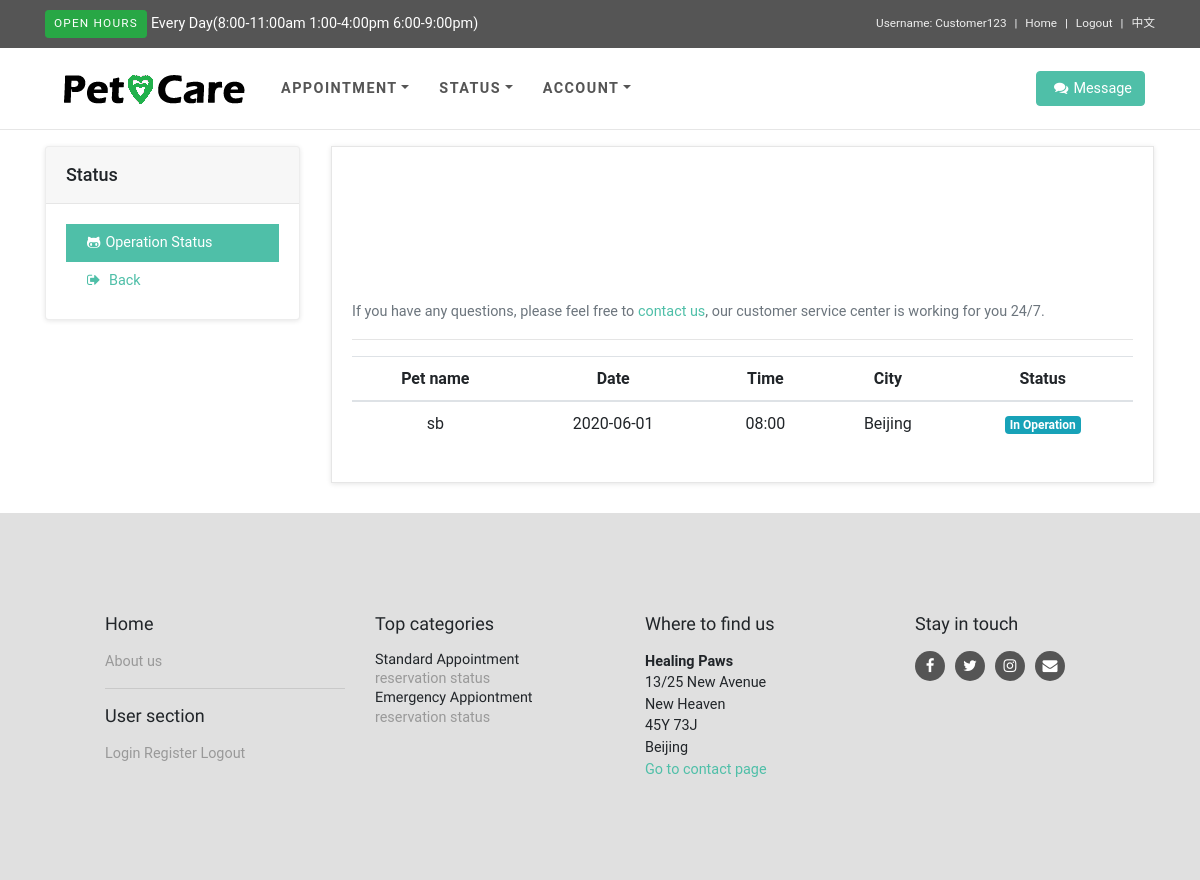
Page /status_sur (signed in) on the committed database.
### blogapp/models.py (models this page shows, shortened)
class Customer(db.Model):
	id = db.Column(db.Integer, primary_key=True)
	username = db.Column(db.String(64), index=True, unique=True)
	email = db.Column(db.String(120), index=True, unique=True)
	password_hash = db.Column(db.String(128))
	pets = db.relationship('Pet', backref='customer', lazy='dynamic')
	phone = db.Column(db.Integer, index=True)
	firstname = db.Column(db.String(64), index=True)
	lastname = db.Column(db.String(64), index=True)
	appointment = db.relationship('Appointment', backref='customer', lazy='dynamic')
	posts = db.relationship('Post', backref='author', lazy='dynamic')

class Pet(db.Model):
	id = db.Column(db.Integer, primary_key=True)
	name = db.Column(db.String(64), index=True)
	type = db.Column(db.String(64), index=True)
	old = db.Column(db.Integer, index=True)
	gender = db.Column(db.String(64), index=True)
	customer_id = db.Column(db.Integer, db.ForeignKey('customer.id'))
	appointments = db.relationship('Appointment', backref='pet', lazy='dynamic')

class Appointment(db.Model):
	id = db.Column(db.Integer, primary_key=True)
	type = db.Column(db.String(64),index=True)
	date = db.Column(db.String(64), index=True)
	time = db.Column(db.String(64), index=True)
	city = db.Column(db.String(64), index=True)
	details = db.Column(db.String(120), index=True)
	pet_id = db.Column(db.Integer, db.ForeignKey('pet.id'))
	start = db.Column(db.DateTime, index=True, default=datetime.utcnow())
	end = db.Column(db.DateTime, index=True, default=datetime.utcnow())
	status = db.Column(db.String(64), index=True, default='Submitted')
	customer_id = db.Column(db.Integer, db.ForeignKey('customer.id'))

### blogapp/routes.py (the view)
@app.route('/status_sur', methods=['GET', 'POST'])
def status_sur():
	session['current_path'] = request.path
	user = {'username': 'User'}
	username = session.get("USERNAME")
	if not session.get("USERNAME") is None:
		customer_in_db = Customer.query.filter(Customer.username == session.get("USERNAME")).first()
		prev_posts = db.session.query(Pet, Appointment).filter(Pet.id == Appointment.pet_id ).all()
		return render_template('status_sur.html', title='record', user=user, username=username, prev_posts=prev_posts, customer_in_db=customer_in_db, language=language[render_languages()] )
	else:
		flash("User needs to either login or signup first")
		return redirect(url_for('login'))

### blogapp/routes.py (called while the page is built)
def render_languages():
    if not 'lang' in session:
        session['lang'] = 'en'
    return session['lang']

### blogapp/templates/status_sur.html
{% extends "customer_base.html" %}
{% block content %}
              <div class="card sidebar-menu">
                <div class="card-header">
                  <h3 class="h4 card-title">{{language['c-index-Status']}}</h3>
                </div>
                <div class="card-body">
                  <ul class="nav nav-pills flex-column">
                    <a href="{{ url_for('status_sur') }}" class="nav-link active"><i class="fa fa-list"></i>{{language['c-index-OperationStatus']}}</a>
                    <a href="{{ url_for('customer_index') }}" class="nav-link"><i class="fa fa-sign-out"></i> {{language['res-e-back']}}</a></ul>
                </div>
              </div>
            </div>
            <div class="col-lg-9">
          <div id="customer-orders" class="col-lg-9">
            <div class="box" style="margin-right: -220px;margin-left: -14px;">
              <h1>{{language['s-sur-surgerystatus']}}</h1>
              <p class="text-muted">{{language['s-a-ifproblem']}} <a href="{{url_for('customer_chatting')}}">{{language['r-a-contactus']}}</a>{{language['r-a-247']}}</p>
              <hr>
              <div class="table-responsive">
                <table class="table table-hover" style="text-align: center;">
                  <thead>
                    <tr>
                      <th>{{language['s-a-petname']}}</th>
                      <th>{{language['s-a-date']}}</th>
                      <th>{{language['r-a-time']}}</th>
                      <th>{{language['r-a-city']}}</th>
                      <th>{{language['s-a-status']}}</th>
                    </tr>
                  </thead>
                  <tbody>
                    {% for post in prev_posts %}
                    {% if post.Pet.customer_id == customer_in_db.id and post.Appointment.type == "Surgery" %}
                    <tr>
                      <td>{{post.Pet.name}}</td>
                      <td>{{post.Appointment.date}}</td>
                      <td>{{post.Appointment.time}}</td>
                      <td>
                        {% if post.Appointment.city == "Beijing" %}
                        <span >{{language['s-e-beijing']}}</span>
                        {% elif post.Appointment.status == "Shanghai" %}
                        <span >{{language['s-e-shanghai']}}</span>
                        {% else %}
                        <span >{{language['s-e-chengdu']}}</span>
                        {% endif %}
                      </td>
                      <td>
                        {% if post.Appointment.status == "Date Confirmed" %}
                        <span class="badge badge-warning">{{language['s-sur-DateConfirmed']}}</span>
                        {% elif post.Appointment.status == "In Operation" %}
                        <span class="badge badge-info">{{language['s-sur-InOperation']}}</span>
                        {% else %}
                        <span class="badge badge-success">{{language['s-sur-ReadyforRelease']}}</span>
                        {% endif %}
                      </td>
                    </tr>
                    {% endif %}
                    {% endfor %}
                  </tbody>
                </table>
              </div>
            </div>
          </div>
        </div>
      </div>
    </div>
{% endblock %}

### blogapp/templates/customer_base.html (shortened to what this page needs)
<html>
    <head>
        <link rel="stylesheet" href="{{ url_for('static', filename='bootstrap-datetimepicker.min.css') }}">
        <link rel="stylesheet" href="{{ url_for('static', filename='assets3/css-a/jquery-ui.css') }}">
        <link rel="stylesheet" href="{{ url_for('static', filename='vendor/bootstrap/css/bootstrap.min.css') }}">
        <link rel="stylesheet" href="{{ url_for('static', filename='vendor/font-awesome/css/font-awesome.min.css') }}">
        <link rel="stylesheet" href="{{ url_for('static', filename='vendor/owl.carousel/assets/owl.carousel.css') }}">
        <link rel="stylesheet" href="{{ url_for('static', filename='vendor/owl.carousel/assets/owl.theme.default.css') }}">
        <link rel="stylesheet" href="{{ url_for('static', filename='css/style.default.css') }}" id="theme-stylesheet">
        <link rel="stylesheet" href="{{ url_for('static', filename='css/custom.css') }}">
        <link href="css-a/style.css" rel="stylesheet" type="text/css" media="all"/>
        </head>
    <body>
<header class="header mb-3">
      <div id="top">
        <div class="container">
          <div class="row">
            <div class="col-lg-6 offer mb-3 mb-lg-0"><a class="btn btn-success btn-sm">{{language['c-base-open']}}</a><a class="ml-1">{{language['c-base-everyday']}}
            </a></div>
            <div class="col-lg-6 text-center text-lg-right">
              <ul class="menu list-inline mb-0">
                  <li class="list-inline-item"><a>{{language['c-base-UN']}} {{username}}</a></li>
                <li class="list-inline-item"><a href="{{ url_for('customer_index') }}">{{language['c-base-home']}}</a></li>
                <li class="list-inline-item"><a href="{{ url_for('logout') }}">{{language['c-base-logout']}}</a></li>
                <li class="list-inline-item"><a href="{{ url_for('change_language') }}">{{ language['c-base-language'] }}</a></li>
              </ul>
            </div>
          </div>
        </div>
      </div>
      <nav class="navbar navbar-expand-lg">
      <div class="container">
        <div style="padding-left: 18px;">
            <a href="{{ url_for('customer_index') }}" class="navbar-brand home">
                <img src="static/img/logo.png" alt="Obaju logo" class="d-none d-md-inline-block">
                </a></div>
          <div id="navigation" class="collapse navbar-collapse">
            <ul class="navbar-nav mr-auto">
              <li class="nav-item dropdown menu-large"><a href="#" data-toggle="dropdown" data-hover="dropdown" data-delay="200" class="dropdown-toggle nav-link">{{language['c-base-appointment']}}<b class="caret"></b></a>
              </li>
              <li class="nav-item dropdown menu-large"><a href="#" data-toggle="dropdown" data-hover="dropdown" data-delay="200" class="dropdown-toggle nav-link">{{language['c-base-help']}}<b class="caret"></b></a>
              </li>
              <li class="nav-item dropdown menu-large"><a href="#" data-toggle="dropdown" data-hover="dropdown" data-delay="200" class="dropdown-toggle nav-link">{{language['c-base-account']}}<b class="caret"></b></a>
              </li>
               </ul>
            </div>
            <div class="navbar-buttons d-flex justify-content-end">
              <div id="basket-overview" class="navbar-collapse collapse d-none d-lg-block"><a href="{{url_for('customer_chatting')}}" class="btn btn-primary navbar-btn"><i class="fa fa-shopping-cart"></i><span>{{language['c-base-MESSAGE']}}</span></a>
              </div>
            </div>
      </div>
      </nav>
</header>
      <div id="content">
        <div class="container">
          <div class="row">
            <div class="col-lg-3">
        {% block content %}
        {% endblock %}
</div></div></div>
    <div id="footer">
      <div class="container">
        <div class="row" style="padding-left: 60px;">
          <div class="col-lg-3 col-md-6">
            <h4 class="mb-3">{{language['c-base-home']}}</h4>
            <ul class="list-unstyled">
              <li><a href="{{ url_for('index') }}">{{language['c-base-aboutus']}}</a></li>
            </ul>
            <hr>
            <h4 class="mb-3">{{language['c-base-Usersection']}}</h4>
            <ul class="list-unstyled">
              <li><a href="{{ url_for('login') }}" >{{language['c-base-login']}}</a></li>
              <li><a href="{{ url_for('customer_register') }}">{{language['c-base-register']}}</a></li>
              <li><a href="{{ url_for('logout') }}">{{language['c-base-logout']}}</a></li>
            </ul>
          </div>
          <div class="col-lg-3 col-md-6">
            <h4 class="mb-3">{{language['c-base-Topcategories']}}</h4>
            <h5>{{language['c-base-StandardAppointment']}}</h5>
            <ul class="list-unstyled">
              <li><a href="{{ url_for('reservation_s') }}">{{language['c-base-reservation']}}</a></li>
              <li><a href="{{ url_for('status_a') }}">{{language['c-base-status']}}</a></li>
            </ul>
            <h5>{{language['c-base-EmergencyAppiontment']}}</h5>
            <ul class="list-unstyled">
              <li><a href="{{ url_for('reservation_e') }}">{{language['c-base-reservation']}}</a></li>
              <li><a href="{{ url_for('status_e') }}">{{language['c-base-status']}}</a></li>
            </ul>
          </div>
          <div class="col-lg-3 col-md-6">
            <h4 class="mb-3">{{language['c-base-wheretodind']}}</h4>
            <p><strong>Healing Paws</strong><br>13/25 {{language['base-l1']}}<br>{{language['base-l2']}}<br>45Y 73J<br>{{language['base-Beijing']}}<br></p><a href="{{url_for('customer_chatting')}}">{{language['c-base-gtcp']}}</a>
          </div>
          <div class="col-lg-3 col-md-6">
            <h4 class="mb-3">{{language['c-base-Stayintouch']}}</h4>
            <p class="social"><a href="https://www.facebook.com/" class="facebook external"><i class="fa fa-facebook"></i></a><a href="https://twitter.com" class="twitter external"><i class="fa fa-twitter"></i></a><a href="https://www.instagram.com/" class="instagram external"><i class="fa fa-instagram"></i></a><a href="https://mail.google.com" class="email external"><i class="fa fa-envelope"></i></a></p>
          </div>
        </div>
      </div>
    </div>
    </body>
</html>

### blogapp/static/assets3/css-a/style.css (style rules this page uses)
body { background:url(../images/bg2.jpg)no-repeat; background-size: cover; background-position: center; }
body a { transition:0.5s all; -webkit-transition:0.5s all; -moz-transition:0.5s all; -o-transition:0.5s all; -ms-transition:0.5s all; font-weight:400; }
h1,h2,h3,h4,h5,h6 { margin:0; font-weight:400; transition:0.5s all; -webkit-transition:0.5s all; -moz-transition:0.5s all; -o-transition:0.5s all; -ms-transition:0.5s all; font-family: 'Raleway', sans-serif; }
p { margin:0; }
ul { margin:0; padding:0; }
img { width: 100%; }
h1 { font-size: 45px; font-weight: 500; text-align: center; text-transform: uppercase; letter-spacing: 12px; margin: 40px 0 40px 0; color: #fff; font-family: 'Poppins', sans-serif; }
ul li { list-style-type: none; display: inline-block; line-height: 1.5; }

### rows in the picture
Customer: username "Customer123"
Pet: Pet.name "sb", Appointment "2020-06-01", Appointment.time "08:00", language "Beijing", language "In Operation"
Appointment: city "Beijing"

### other values in the picture
{{ language['c-base-open'] }} "OPEN HOURS"
{{ language['c-base-everyday'] }} "Every Day(8:00-11:00am 1:00-4:00pm 6:00-9:00pm)"
{{ language['c-base-UN'] }} "Username:"
{{ language['c-base-home'] }} "Home"
{{ language['c-base-logout'] }} "Logout"
{{ language['c-base-language'] }} "中文"
{{ language['c-base-appointment'] }} "APPOINTMENT"
{{ language['c-base-help'] }} "STATUS"
{{ language['c-base-account'] }} "ACCOUNT"
{{ language['c-base-MESSAGE'] }} "Message"
{{ language['c-index-Status'] }} "Status"
{{ language['c-index-OperationStatus'] }} "Operation Status"
{{ language['res-e-back'] }} "Back"
{{ language['s-a-ifproblem'] }} "If you have any questions, please feel free to"
{{ language['r-a-contactus'] }} "contact us"
